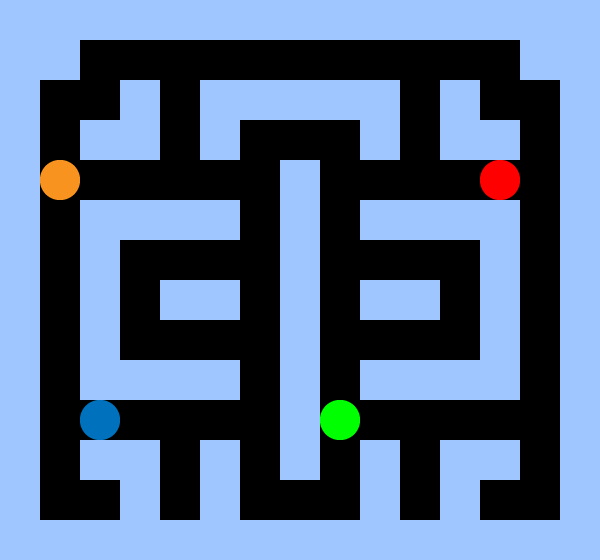

The image is a tile-based game level rendered from a .tmx file. Its description and complete source (layers, tilesets, objects, tile grids) follow:
An orthogonal 15x14 tile map with 40x40 px tiles, 1 tile layer (Tile Layer 1), 2 tilesets.

<map version="1.0" tiledversion="1.0.3" orientation="orthogonal" renderorder="right-down" width="15" height="14" tilewidth="40" tileheight="40" nextobjectid="1">
 <tileset firstgid="1" name="spawns" tilewidth="40" tileheight="40" spacing="40" margin="40" tilecount="4" columns="4">
  <image source="../../spawns.png" width="360" height="120" />
  <tile id="0">
   <properties>
    <property name="spawn" value="bonus" />
   </properties>
  </tile>
  <tile id="1">
   <properties>
    <property name="spawn" value="enemy" />
   </properties>
  </tile>
  <tile id="2">
   <properties>
    <property name="spawn" value="friendly" />
   </properties>
  </tile>
  <tile id="3">
   <properties>
    <property name="spawn" value="bulb" />
   </properties>
  </tile>
 </tileset>
 <tileset firstgid="5" name="tiles" tilewidth="40" tileheight="40" tilecount="1" columns="1">
  <image source="tiles.png" width="40" height="40" />
 </tileset>
 <layer name="Tile Layer 1" width="15" height="14">
  <data encoding="csv">
5,5,5,5,5,5,5,5,5,5,5,5,5,5,5,
5,5,0,0,0,0,0,0,0,0,0,0,0,5,5,
5,0,0,5,0,5,5,5,5,5,0,5,0,0,5,
5,0,5,5,0,5,0,0,0,5,0,5,5,0,5,
5,1,0,0,0,0,0,5,0,0,0,0,2,0,5,
5,0,5,5,5,5,0,5,0,5,5,5,5,0,5,
5,0,5,0,0,0,0,5,0,0,0,0,5,0,5,
5,0,5,0,5,5,0,5,0,5,5,0,5,0,5,
5,0,5,0,0,0,0,5,0,0,0,0,5,0,5,
5,0,5,5,5,5,0,5,0,5,5,5,5,0,5,
5,0,4,0,0,0,0,5,3,0,0,0,0,0,5,
5,0,5,5,0,5,0,5,0,5,0,5,5,0,5,
5,0,0,5,0,5,0,0,0,5,0,5,0,0,5,
5,5,5,5,5,5,5,5,5,5,5,5,5,5,5
</data>
 </layer>
</map>